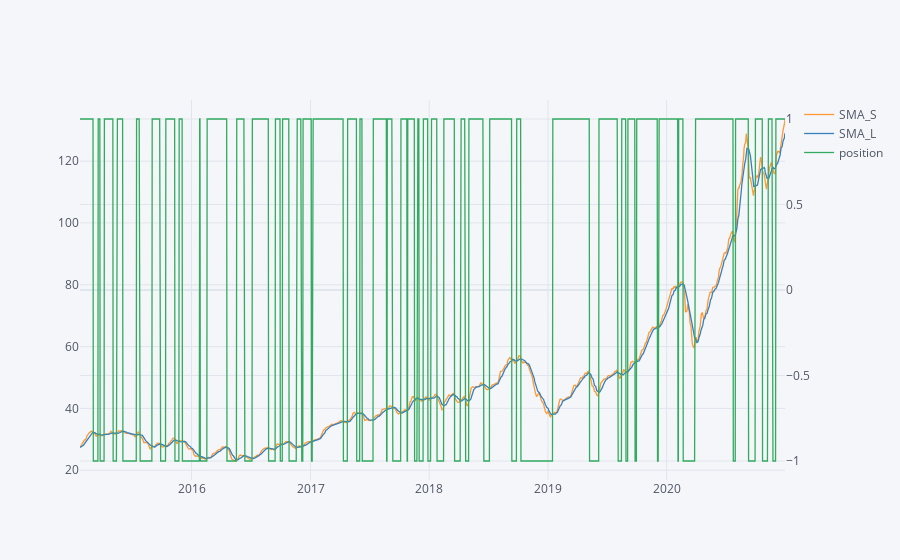
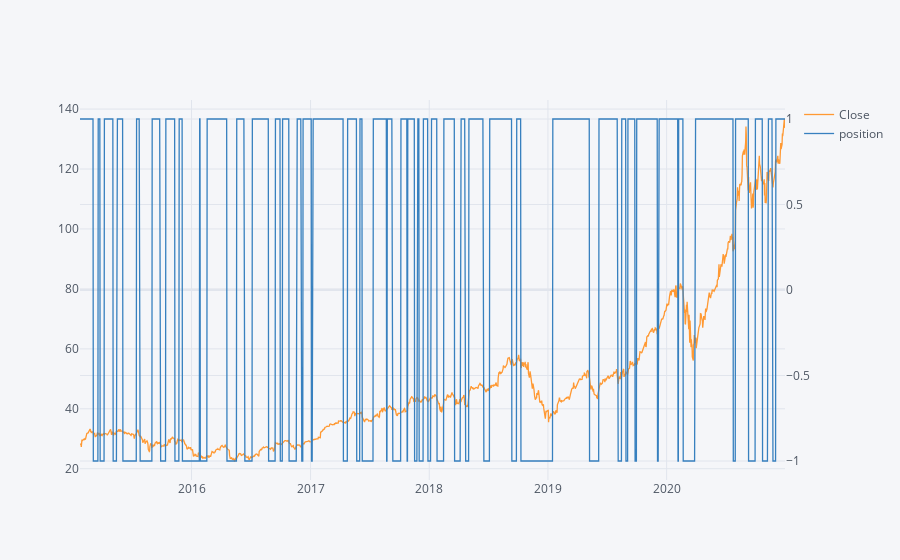

Notebook code cell kept with these figures, in order:
### Code cell
#optimize the strategy
def run_strategy(SMA):
    data = aapl.loc["2015":"2020"].Close.to_frame()
    data["SMA_S"] = data.Close.rolling(int(SMA[0])).mean()
    data["SMA_L"] = data.Close.rolling(int(SMA[1])).mean()
    data.dropna(inplace=True)
    data["position"] = np.where(data["SMA_S"]>data["SMA_L"], 1, -1)
    data["returns"] = np.log(data.Close.div(data.Close.shift(1)))
    data["strategy"] = data.position.shift(1)*data["returns"]
    data.dropna(inplace=True)
    data.loc[:,["SMA_S", "SMA_L", "position"]].iplot(secondary_y="position")
    plt.figure()
    data.loc[:,["Close", "position"]].iplot(secondary_y="position")
    return data[["returns", "strategy"]].sum().apply(np.exp)

run_strategy([5,14])

### Figure 1 — Plotly figure (JSON) as saved in the notebook; plotly's stock layout.template omitted (floating-point values rounded to 4 significant figures; data arrays with more than 128 entries replaced by an {"elided": "..."} marker saying what was removed)
{"data": [{"line": {"color": "rgba(255, 153, 51, 1.0)", "dash": "solid", "shape": "linear", "width": 1.3}, "mode": "lines", "name": "SMA_S", "text": "", "type": "scatter", "x": {"elided": "1496 str values"}, "y": {"elided": "1496 float values"}}, {"line": {"color": "rgba(55, 128, 191, 1.0)", "dash": "solid", "shape": "linear", "width": 1.3}, "mode": "lines", "name": "SMA_L", "text": "", "type": "scatter", "x": {"elided": "1496 str values"}, "y": {"elided": "1496 float values"}}, {"line": {"color": "rgba(50, 171, 96, 1.0)", "dash": "solid", "shape": "linear", "width": 1.3}, "mode": "lines", "name": "position", "text": "", "type": "scatter", "x": {"elided": "1496 str values"}, "xaxis": "x", "y": {"elided": "1496 int values"}, "yaxis": "y2"}], "layout": {"legend": {"bgcolor": "#F5F6F9", "font": {"color": "#4D5663"}}, "paper_bgcolor": "#F5F6F9", "plot_bgcolor": "#F5F6F9", "title": {"font": {"color": "#4D5663"}}, "xaxis": {"gridcolor": "#E1E5ED", "showgrid": true, "tickfont": {"color": "#4D5663"}, "title": {"font": {"color": "#4D5663"}, "text": ""}, "zerolinecolor": "#E1E5ED"}, "yaxis": {"gridcolor": "#E1E5ED", "showgrid": true, "tickfont": {"color": "#4D5663"}, "title": {"font": {"color": "#4D5663"}, "text": ""}, "zerolinecolor": "#E1E5ED"}, "yaxis2": {"anchor": "x", "gridcolor": "#E1E5ED", "overlaying": "y", "showgrid": true, "side": "right", "tickfont": {"color": "#4D5663"}, "title": {"text": ""}, "zerolinecolor": "#E1E5ED"}}}

### Figure 2 — Plotly figure (JSON) as saved in the notebook; plotly's stock layout.template omitted (floating-point values rounded to 4 significant figures; data arrays with more than 128 entries replaced by an {"elided": "..."} marker saying what was removed)
{"data": [{"line": {"color": "rgba(255, 153, 51, 1.0)", "dash": "solid", "shape": "linear", "width": 1.3}, "mode": "lines", "name": "Close", "text": "", "type": "scatter", "x": {"elided": "1496 str values"}, "y": {"elided": "1496 float values"}}, {"line": {"color": "rgba(55, 128, 191, 1.0)", "dash": "solid", "shape": "linear", "width": 1.3}, "mode": "lines", "name": "position", "text": "", "type": "scatter", "x": {"elided": "1496 str values"}, "xaxis": "x", "y": {"elided": "1496 int values"}, "yaxis": "y2"}], "layout": {"legend": {"bgcolor": "#F5F6F9", "font": {"color": "#4D5663"}}, "paper_bgcolor": "#F5F6F9", "plot_bgcolor": "#F5F6F9", "title": {"font": {"color": "#4D5663"}}, "xaxis": {"gridcolor": "#E1E5ED", "showgrid": true, "tickfont": {"color": "#4D5663"}, "title": {"font": {"color": "#4D5663"}, "text": ""}, "zerolinecolor": "#E1E5ED"}, "yaxis": {"gridcolor": "#E1E5ED", "showgrid": true, "tickfont": {"color": "#4D5663"}, "title": {"font": {"color": "#4D5663"}, "text": ""}, "zerolinecolor": "#E1E5ED"}, "yaxis2": {"anchor": "x", "gridcolor": "#E1E5ED", "overlaying": "y", "showgrid": true, "side": "right", "tickfont": {"color": "#4D5663"}, "title": {"text": ""}, "zerolinecolor": "#E1E5ED"}}}
